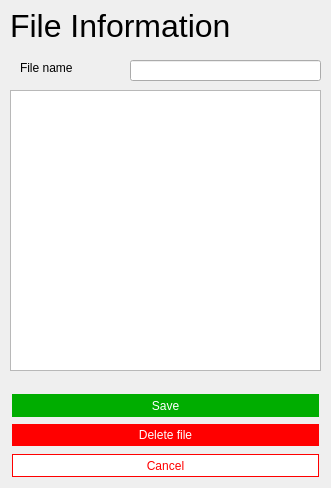
<?xml version="1.0" encoding="UTF-8"?>
<ui version="4.0">
 <class>FileInformation</class>
 <widget class="QDialog" name="FileInformation">
  <property name="geometry">
   <rect>
    <x>0</x>
    <y>0</y>
    <width>331</width>
    <height>488</height>
   </rect>
  </property>
  <property name="minimumSize">
   <size>
    <width>311</width>
    <height>488</height>
   </size>
  </property>
  <property name="maximumSize">
   <size>
    <width>331</width>
    <height>488</height>
   </size>
  </property>
  <property name="windowTitle">
   <string>FileInformation</string>
  </property>
  <property name="styleSheet">
   <string notr="true"/>
  </property>
  <widget class="QPushButton" name="cancel">
   <property name="geometry">
    <rect>
     <x>10</x>
     <y>450</y>
     <width>311</width>
     <height>31</height>
    </rect>
   </property>
   <property name="styleSheet">
    <string notr="true">QPushButton{  
background-color: white;  
border: none;
color: red;
text-align: center;
margin: 4px 2px;
opacity: 0.6;
text-decoration: none;
border: 1px solid red;
}
QPushButton:hover
{
	margin: 2px 1px;
}</string>
   </property>
   <property name="text">
    <string>Cancel</string>
   </property>
  </widget>
  <widget class="QLineEdit" name="lineEdit">
   <property name="geometry">
    <rect>
     <x>130</x>
     <y>60</y>
     <width>191</width>
     <height>21</height>
    </rect>
   </property>
  </widget>
  <widget class="QLabel" name="label_2">
   <property name="geometry">
    <rect>
     <x>20</x>
     <y>60</y>
     <width>91</width>
     <height>16</height>
    </rect>
   </property>
   <property name="text">
    <string>File name</string>
   </property>
  </widget>
  <widget class="QListWidget" name="usernameList">
   <property name="geometry">
    <rect>
     <x>10</x>
     <y>90</y>
     <width>311</width>
     <height>281</height>
    </rect>
   </property>
   <property name="autoFillBackground">
    <bool>false</bool>
   </property>
   <property name="styleSheet">
    <string notr="true">QListWidget::item
{
    background: rgb(255,255,255); 
	color : rgb(255,255,255); 
}
QListWidget::item:focus
{
	background: rgb(255,255,255); 
	color : rgb(255,255,255); 
}</string>
   </property>
  </widget>
  <widget class="QPushButton" name="save">
   <property name="geometry">
    <rect>
     <x>10</x>
     <y>390</y>
     <width>311</width>
     <height>31</height>
    </rect>
   </property>
   <property name="styleSheet">
    <string notr="true">QPushButton{  
background-color: rgb(0, 173, 0);
border: none;
color: white;
text-align: center;
margin: 4px 2px;
opacity: 0.6;
text-decoration: none;
}

QPushButton:hover
{
	margin: 2px 1px;
}</string>
   </property>
   <property name="text">
    <string>Save</string>
   </property>
  </widget>
  <widget class="QLabel" name="label">
   <property name="geometry">
    <rect>
     <x>10</x>
     <y>10</y>
     <width>541</width>
     <height>31</height>
    </rect>
   </property>
   <property name="styleSheet">
    <string notr="true">font-size: 32px;</string>
   </property>
   <property name="text">
    <string>File Information</string>
   </property>
  </widget>
  <widget class="QPushButton" name="deleteFile">
   <property name="geometry">
    <rect>
     <x>10</x>
     <y>420</y>
     <width>311</width>
     <height>30</height>
    </rect>
   </property>
   <property name="styleSheet">
    <string notr="true">QPushButton{  
background-color: rgb(255, 0, 0);
border: none;
color: white;
text-align: center;
margin: 4px 2px;
opacity: 0.6;
text-decoration: none;
}

QPushButton:hover
{
	margin: 2px 1px;
}</string>
   </property>
   <property name="text">
    <string>Delete file</string>
   </property>
  </widget>
 </widget>
 <layoutdefault spacing="6" margin="11"/>
 <resources/>
 <connections/>
</ui>
